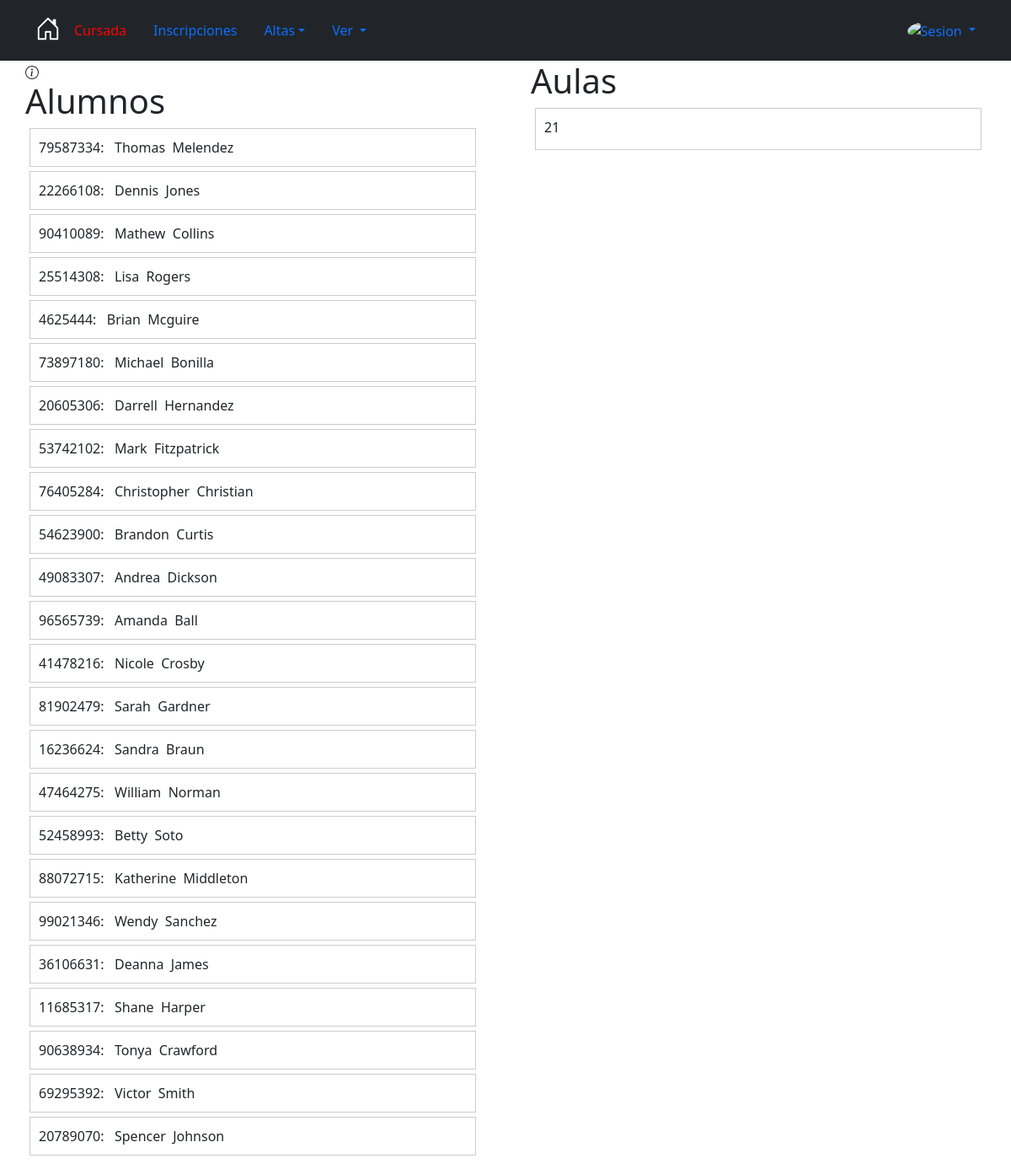
The app's page /Clases/asignar_alumno_a_aula/2 (signed in), older data.
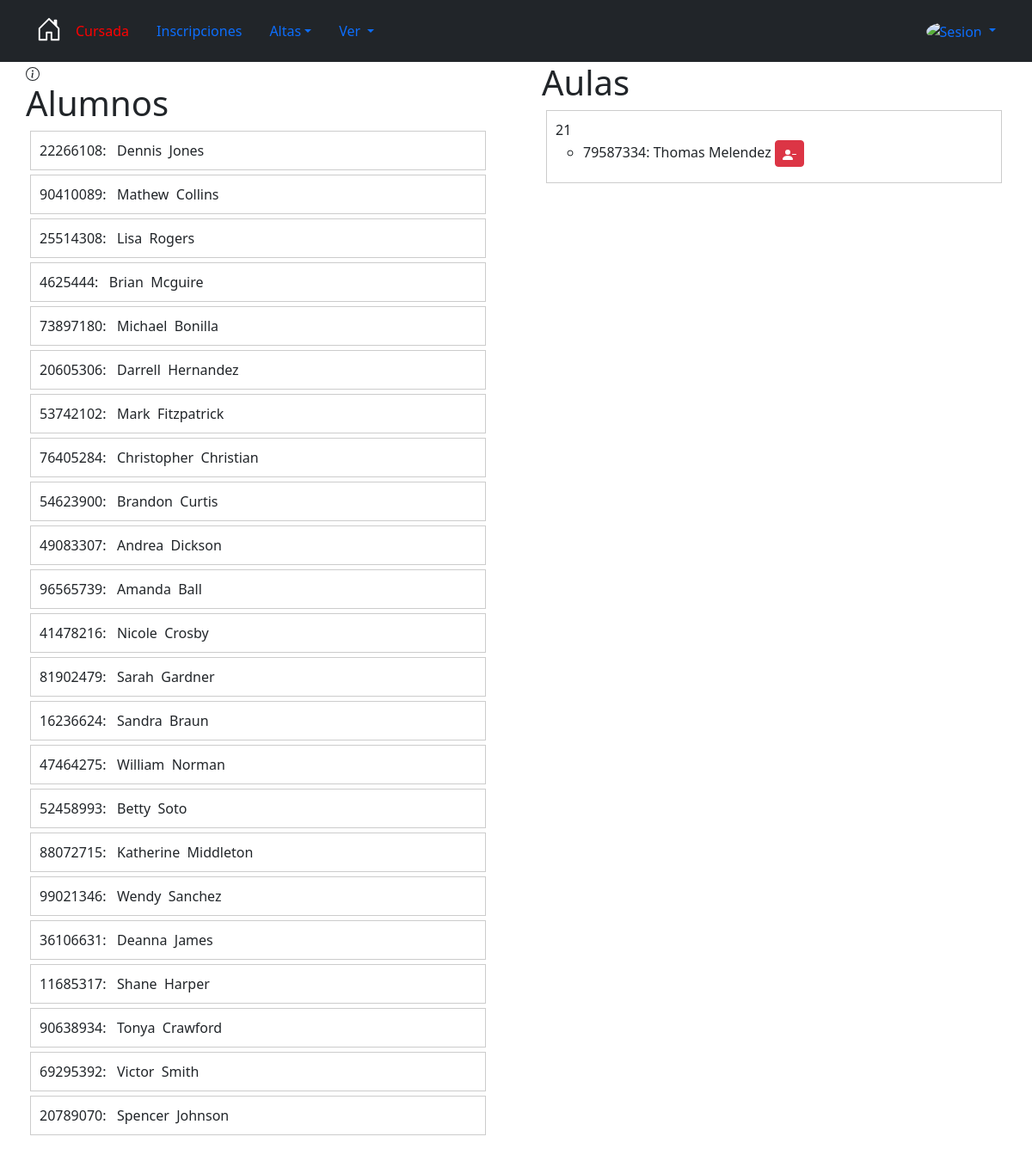
The same page, newer data.
### Core/models.py (models this page shows, shortened)
class inscripcionEstudianteCiclo(models.Model):
    estudiante = models.ForeignKey(
        Estudiante,
        null=True,
        on_delete=models.CASCADE,
    )
    ciclo = models.ForeignKey(
        Ciclo,
        null=True,
        on_delete=models.CASCADE
    )
    anio = models.ForeignKey(
        AnioPlan,
        on_delete=models.CASCADE
    )
    fecha = models.DateTimeField(default=now)
    class Meta:
        unique_together = ['estudiante', 'ciclo', 'anio']

class Persona(models.Model):
    MAXNOMBRE = 50
    MAXAPELLIDO = 50
    REGEX_NOMBRE = '^[0-9a-zA-Z-_ .]{3,100}$'
    REGEX_NUMERO = '^[0-9]{1,12}$'
    MAXDNI =11
    MAXDIRECCION = 100
    MAXTELEFONO = 10
    Nombre = models.CharField(
        help_text= "Nombre",
        max_length = MAXNOMBRE,
        unique= False,
        null= False,
        blank= False,
        validators= [RegexValidator(regex=REGEX_NOMBRE)],
        error_messages= {
            'max_length': "El nombre puede tener a lo sumo {} caracteres".format(MAXNOMBRE),
            'blank': "El nombre es obligatorio"
        }
    )
    Apellido = models.CharField(
        help_text="Apellido",
        max_length=MAXAPELLIDO,
        unique=False,
        null=False,
        blank=False,
        validators=[RegexValidator(regex=REGEX_NOMBRE)],
        error_messages={
            'max_length': "El apellido puede tener a lo sumo {} caracteres".format(MAXNOMBRE),
            'blank': "El apéllido es obligatorio"
        }
    )
    Dni= models.CharField(
        help_text= "ingrese DNI",
        max_length = MAXDNI,
        unique= True,
        null= False,
        blank= False,
        error_messages= {
            'max_length': "El dni puede tener a lo sumo {} caracteres".format(MAXDNI),
            'unique': "El dni ingresado ya existe",
            'blank': "El dni es obligatorio"
        }
    )
    Localidad=models.ForeignKey(
        Localidad,
        null=False,
        blank=False,
        on_delete=models.CASCADE,
        help_text="Ingrese Localidad",
        error_messages={
        }
    )
    Direccion=models.CharField(
        help_text= "Direccion",
        max_length = MAXDIRECCION,
        unique= False,
        null= False,
        blank= False,
        error_messages= {
            'max_length': "El dni puede tener a lo sumo {} caracteres".format(MAXDNI),
            'unique': "El dni ingresado ya existe",
            'blank': "El dni es obligatorio"
        }
    )
    Email = models.EmailField(
        help_text="Ingrese email valido",
        unique=True,
        null=True,
        blank=True,
        primary_key=False,
        error_messages={
            'unique': "Otra persona tiene ese email",
        }
    )
    Telefono= models.CharField(
        help_text="Telefono ",
        max_length=MAXTELEFONO,
        unique=False,
        null=True,
        blank=True,
        primary_key=False,
        validators=[RegexValidator(regex=REGEX_NUMERO)],
        error_messages={
            'max_length': "El telefono puede tener a lo sumo {} caracteres".format(MAXTELEFONO),
        }
    )
    def __str__(self):
        return "{0}, {1}, {2}".format(self.Dni, self.Apellido, self.Nombre)

class Aula(models.Model):
    estudiantes = models.ManyToManyField(
        'Estudiante',
        blank=True,
        related_name="aulas_del_estudiante",
    )
    division = models.ForeignKey(
        'Division',
        unique=False,
        null=False,  # Asegura que cada aula tenga una división asociada
        blank=False,
        on_delete=models.CASCADE,
        related_name="aulas"  # Hace que el acceso a las aulas asociadas con una división sea más claro
    )
    class Meta:
        db_table = 'Aula'

class Estudiante(Persona):
    def dia_futuro(value):
        hoy = date.today()
        if hoy <  value:
            raise ValidationError('La fecha ingresada es mayor a la actual')
        return value
    legajo = models.CharField(max_length= 50,unique= True)
    fechaInscripcion = models.DateField(default = now,validators=[dia_futuro])
    aulas = models.ManyToManyField(
        'Aula',
        blank=True,
        related_name='estudiantes_en_aula'
        )

### Clases/views.py (the view)
# urls.py: re_path(r'^asignar_alumno_a_aula/(?P<idAnio>\d+)$', views.asignar_alumno_a_aula, name= 'asignar_alumno_a_aula'),
@login_required
def asignar_alumno_a_aula(request, idAnio):
    print("asignar alumno", idAnio)
    ciclo = Ciclo.objects.get(esActual = 'True')
    divisiones = Division.objects.filter(anio_id=idAnio,ciclo=ciclo)
    estudiantes_inscritos = inscripcionEstudianteCiclo.objects.filter(anio=idAnio,ciclo = ciclo)
    print("estudiuantes inscriptos",estudiantes_inscritos)
    for division in divisiones:
        aulas_existen = Aula.objects.filter(division=division).exists()
        if not aulas_existen:
            Aula.objects.create(division=division)
    aulas = Aula.objects.filter(division__in=divisiones)
    estudiantes_aula = {}  # Cambiaremos a un diccionario para asociar estudiantes con aulas
    for aula in aulas:
        estudiantes_aula[aula.id] = aula.estudiantes.all()
        print(aula.estudiantes.all())
    estudiantes_no_en_aula = []
    ids_estudiantes_aula = [estudiante.id for aula_estudiantes in estudiantes_aula.values() for estudiante in aula_estudiantes]
    print("Estudiates e aulas",ids_estudiantes_aula)
    print((ids_estudiantes_aula))
    for estudiante in estudiantes_inscritos:
        print("id estudiante*****",estudiante.estudiante.id,ids_estudiantes_aula)
        if estudiante.estudiante.id not in ids_estudiantes_aula:
            estudiantes_no_en_aula.append(estudiante)
    print("no en aula", estudiantes_no_en_aula)
    return render(request, 'Division/asignar_alumnno_aula.html', {'aulas': aulas,
                                                                'estudiantes': estudiantes_no_en_aula,
                                                                'estudiantes_aula': estudiantes_aula,
                                                                'estudiantes_no_en_aula': estudiantes_no_en_aula})

### Clases/templates/Division/asignar_alumnno_aula.html (shortened to what this page needs)
{% extends 'base.html' %}
{% block content %}
{% load static %}
<!DOCTYPE html>
<html>
<head>
</head>
<cuerpo>
    <div id="alumnos-container">
        <a data-bs-toggle="modal" data-bs-target="#exampleModal" data-bs-slide-to="0">
            </a>
        <h1>Alumnos</h1>
        <ul id="alumnos-list">
            {% for estudiante in estudiantes %}
                <li class="alumno" draggable="true" ondragstart="handleDragStart(event,
                '{{ estudiante.estudiante.Dni }}',
                '{{ estudiante.estudiante.id }}',
                '{{ estudiante.estudiante.Nombre }}',
                '{{ estudiante.estudiante.Apellido }}')"
                data-id="{{ estudiante.estudiante.id }}"
                data-dni="{{ estudiante.estudiante.Dni }}"
                data-nombre="{{ estudiante.estudiante.Nombre }}"
                data-apellido="{{ estudiante.estudiante.Apellido }}">
                {{ estudiante.estudiante.Dni  }}: &nbsp {{ estudiante.estudiante.Nombre  }}&nbsp {{estudiante.estudiante.Apellido}}</li>
            {% endfor %}
        </ul>
    </div>
    <div id="aulas-container">
        <h1>Aulas</h1>
        <ul id="aulas-list">
            {% for aula in aulas %}
                <li class="aula" ondrop="drop(event)" ondragover="allowDrop(event)" data-id="{{ aula.id }}">
                    {{ aula.id }}
                    <ul>
                        {% for estudiante_id, estudiante in estudiantes_aula.items %}
                            {% if estudiante_id == aula.id %}
                                {% for e in estudiante %}
                                    <li>
                                        <h6> {{e.Dni}}: {{ e.Nombre }} {{ e.Apellido }}
                                        <button class="btn btn-danger btn-sm" onclick="eliminarAlumno('{{ aula.id }}', '{{ e.id }}')">
                                            <svg xmlns="http://www.w3.org/2000/svg" width="16" height="16" fill="currentColor" class="bi bi-person-dash-fill" viewBox="0 0 16 16">
                                                <path fill-rule="evenodd" d="M11 7.5a.5.5 0 0 1 .5-.5h4a.5.5 0 0 1 0 1h-4a.5.5 0 0 1-.5-.5"/>
                                                <path d="M1 14s-1 0-1-1 1-4 6-4 6 3 6 4-1 1-1 1zm5-6a3 3 0 1 0 0-6 3 3 0 0 0 0 6"/>
                                              </svg>
                                        </button></h6>
                                    </li>
                                {% endfor %}
                            {% endif %}
                        {% endfor %}
                    </ul>
                </li>
            {% endfor %}
        </ul>
    </div>
</cuerpo>
</html>
{% endblock content %}

### principal/templates/base.html (shortened to what this page needs)
<!DOCTYPE html>
<html lang="en">
<head>
    <link href="https://cdn.jsdelivr.net/npm/bootstrap@5.2.3/dist/css/bootstrap.min.css" rel="stylesheet">
</head>
{% block header %}
<body>
  <header class= "p-3 text-bg-dark">
  <div class="container">
      <div class="d-flex flex-wrap align-items-center justify-content-center justify-content-lg-start" >
          <ul class="nav col-12 col-lg-auto me-lg-auto mb-2 justify-content-center mb-md-0">
              <li class="nav-item">
                  <a class="nav text-left" href="/home2"  role="button"  aria-haspopup="true" aria-expanded="false">
                  </a>
              </li>
              <li class="nav-item" >
                  <a class="nav-link ml-auto text-left" style="color:red" href="/Core/menuCursada"  role="button"  aria-haspopup="true" aria-expanded="false">Cursada</a>
              </li>
              <li class="nav-item">
                  <a class="nav-link ml-auto text-left" href="/Core/inscripcion"  role="button"  aria-haspopup="true" aria-expanded="false">Inscripciones</a>
              </li>
                  <li class="nav-item dropdown">
                      <a class="nav-link dropdown-toggle" href="#" role="button" data-bs-toggle="dropdown" aria-expanded="false">
                          Altas</a>
                  </li>
                 <li class="nav-item dropdown">
                  <a class="nav-link dropdown-toggle" href="#" role="button" data-bs-toggle="dropdown" aria-expanded="false">Ver </a>
                  </li>
          </ul>
            <div class="dropdown text-end">
              <a href="#" class="d-block text-decoration-none dropdown-toggle" data-bs-toggle="dropdown" aria-expanded="false">
                <img  alt="Sesion" class="rounded-circle" width="32" height="32">
            </a>
            </div>
          </div>
        </div>
      </header>
      {% endblock header %}
      {% block content %}
      {% endblock %}
</body>
</html>

### Clases/templates/Division/asignar_alumnno_aula.html (style rules this page uses)
cuerpo { display: flex; justify-content: space-around; }
#alumnos-container, #aulas-container { width: 45%; }
.alumno, .aula { padding: 10px; border: 1px solid #ccc; margin: 5px; cursor: grab; }
#alumnos-list, #aulas-list { list-style: none; padding: 0; }
.aula { min-height: 50px; }

Row changes from the older to the newer data that the page shows:
no longer on this page (row unchanged): inscripcionEstudianteCiclo: estudiante.Dni "79587334", estudiante.Nombre "Thomas", estudiante.Apellido "Melendez"
changed Aula id 21: gains Estudiante (Dni "79587334", Nombre "Thomas", Apellido "Melendez")
